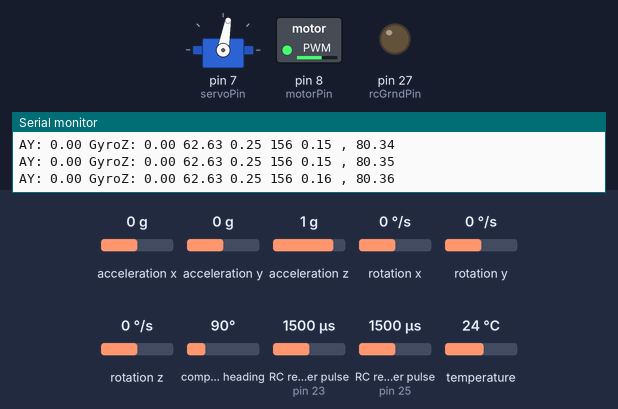
A sketch run on a simulated Arduino Mega 2560, built with avr-gcc and run on an emulated ATmega2560. Parts: servo, switched loads named in the sketch (green lamp = pin HIGH), output pins drawn as LEDs (lit = HIGH), the last lines printed to the serial monitor. Wiring (inferred from the names in the program): 2 × RC receiver channel: data pin 23 / data pin 25. The inputs (shaded band) are chosen by the test bench; at power-on: rotation z 0 °/s, RC receiver pulse (sensors on pin 25, pin 23) 1500 µs, acceleration x 0 g, acceleration y 0 g, acceleration z 1 g, rotation x 0 °/s, rotation y 0 °/s, compass heading 90°, temperature 24 °C. Storage starts empty.

Above: at 1.2 s.
1.3 s: rotation z set to -192 °/s
At 1.62 s:
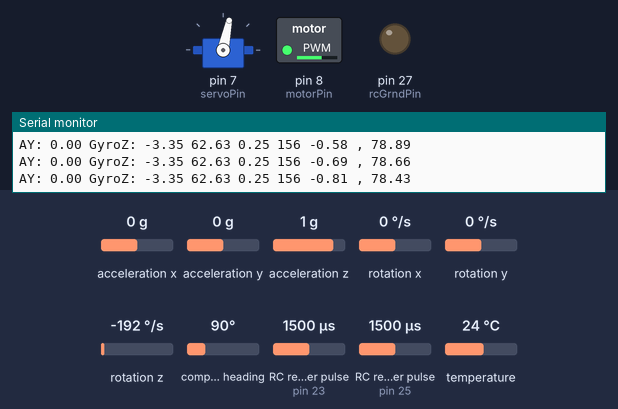
4.3 s: RC receiver pulse (sensor on pin 25) set to 1750 µs
7.3 s: RC receiver pulse (sensor on pin 23) set to 1020 µs
At 8.4 s:
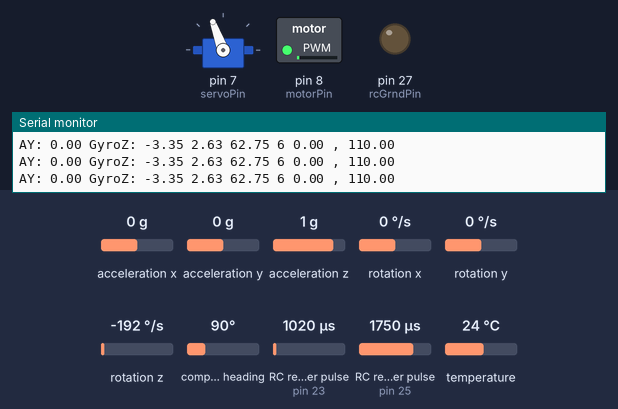
8.8 s: RC receiver pulse (sensor on pin 23) set to 1250 µs
At 10.0 s:
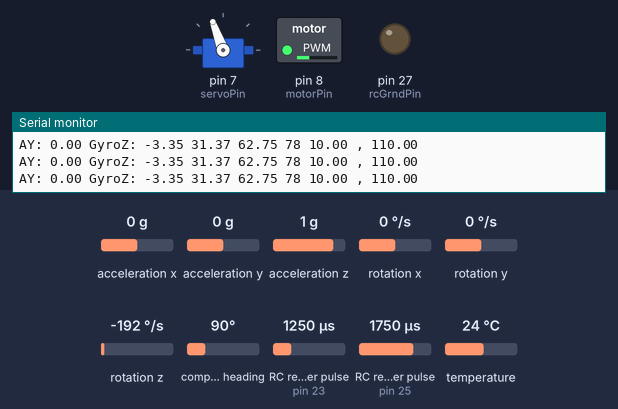
10.3 s: RC receiver pulse (sensor on pin 25) set to 1500 µs
At 13.12 s:
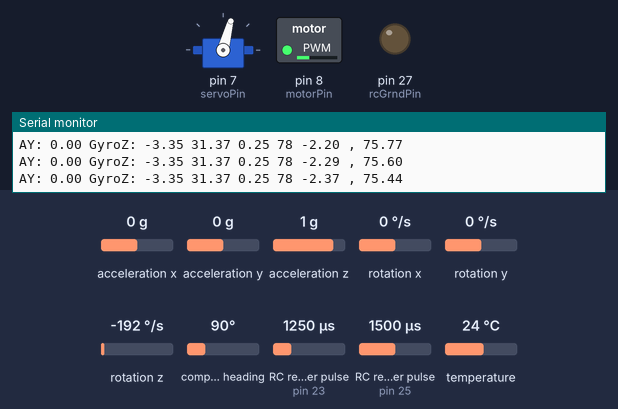
13.3 s: RC receiver pulse (sensor on pin 23) set to 1750 µs
At 16.8 s:
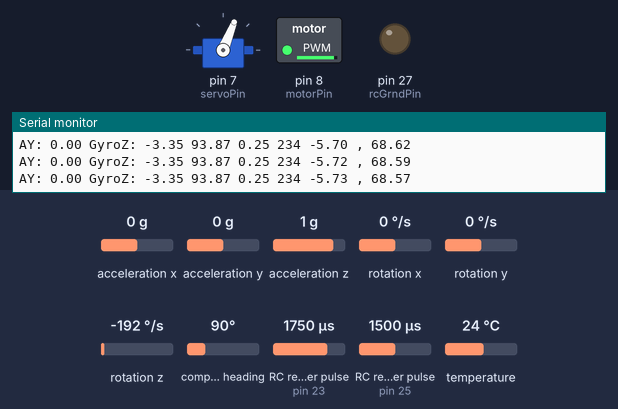
Timing chart, 0 to 19.5 s (numbered marks = the images above; inputs shaded):
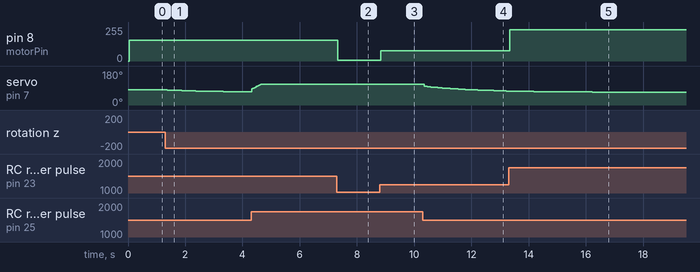

The sketch:

PlatoonLeadCarV3.ino
```cpp
// BDK:ESE421:2018C
// Platoon Project Lead Car!
//
#include <Wire.h>
#include <Adafruit_LSM9DS1.h>
#include <Adafruit_Sensor.h>
#include <Servo.h>
#include <SPI.h>
#include <SD.h>

#define servoPin 7 // pin for servo signal
#define rcSteeringPin 25
#define rcThrottlePin 23
#define rcGrndPin 27
#define sdSelectPin 49
#define motorPin 8 // PWM for motor

//
// LSM9DS1 9-DOF with I2C
//
Adafruit_LSM9DS1 lsm = Adafruit_LSM9DS1();
//
// servo
//
Servo steeringServo;
float servoBiasDeg = 80.0;

void setup() {
    Serial.begin(115200);
    Serial.println("PlatoonLeadCar");
//
// IMU
//
  if (!lsm.begin())
  {
    Serial.println("Oops ... unable to initialize the LSM9DS1. Check your wiring!");
    while (1);
  }
  Serial.println("Found LSM9DS1 9DOF");
  lsm.setupAccel(lsm.LSM9DS1_ACCELRANGE_2G);
  lsm.setupMag(lsm.LSM9DS1_MAGGAIN_4GAUSS);
  lsm.setupGyro(lsm.LSM9DS1_GYROSCALE_245DPS);

//
//  set up SD card data log
//
    if (!SD.begin(sdSelectPin)) {
        Serial.println("SD Card fail");
        while(1);
    }
    File dataFile = SD.open("leadCar.csv", FILE_WRITE);
    if (dataFile) {
       dataFile.println("Time [ms] , Gyro Z [deg/sec] , Accel Y [m/s/s] , RC Throttle [pct] , RC Steering [pct] , Motor PWM [byte] , Servo Angle [deg]");
       dataFile.close();
    }

//
//  set up the rc control pins
//
    pinMode(rcGrndPin,OUTPUT); digitalWrite(rcGrndPin,LOW);
    pinMode(rcSteeringPin,INPUT);
    pinMode(rcThrottlePin,INPUT);
//
//  make the motors not spin
//
    pinMode(motorPin,OUTPUT);
    analogWrite(motorPin,0);
//
//  connect the steering servo
//  send bias
//
    steeringServo.attach(servoPin);
    steeringServo.write(servoBiasDeg);
}

//////////////////////////////////////////////////////////////////
void loop() {
//
// IMU
//
  lsm.read();
  sensors_event_t a, m, g, temp;
  lsm.getEvent(&a, &m, &g, &temp);
  Serial.print("AY: "); Serial.print(a.acceleration.y);
  Serial.print(" GyroZ: "); Serial.print(g.gyro.z); Serial.print(" ");
//
//  read the RC commands
//
    unsigned long rcThrottleT = 0;
    unsigned long rcSteeringT = 0;
    rcThrottleT = pulseIn(rcThrottlePin,HIGH);
    rcSteeringT = pulseIn(rcSteeringPin,HIGH);
    float rcThrottlePct = constrain((rcThrottleT-1000.0)/8.0,0.0,100.0);
    float rcSteeringPct = constrain((rcSteeringT-1500.0)/4.0,-100.0,100.0);
    Serial.print(rcThrottlePct); Serial.print(" ");
    Serial.print(rcSteeringPct); Serial.print(" ");
//
//  set motor command
//  estimate the corresponding speed of the car
//
    byte motorPWM = constrain(2.5*rcThrottlePct,0,255);
    analogWrite(motorPin,motorPWM);
    Serial.print(motorPWM);
    Serial.print(" ");
    float estimatedV = constrain(0.6*(motorPWM - 50),10,120); // cm/sec
//
//  generate a commanded response--how fast do we want the car to turn
//  estimate the control required to make it turn that fast
//
    float commandedPsiDot = 0.7*rcSteeringPct;  // desired turn rate in deg/sec
    float servoEstimateDeg = commandedPsiDot*(17.0/estimatedV); // feed-forward steering to get desired turn rate
//
//  psi_error = washout of integrated yaw rate error
//  (also, reset when car not moving so you can pick up and rotate)
//
    static float psi_error = 0.0;
    static float millisLast = millis();
    float tauPsi = 2.0; // washout time constant, in seconds
    psi_error += (-(1/tauPsi)*psi_error + (commandedPsiDot + g.gyro.z))*(millis() - millisLast)*0.001;
    millisLast = millis();
    psi_error = constrain(psi_error,-10,10); // don't let the heading error get too big -- it might cause problems
    if (rcThrottlePct < 5) psi_error = 0.0; // reset the heading error when we aren't moving
    Serial.print(psi_error); Serial.print(" , ");

    float Kpsi = 2.0;
    float servoAngleDeg = constrain(servoBiasDeg+servoEstimateDeg+Kpsi*psi_error,servoBiasDeg-30,servoBiasDeg+30);
    steeringServo.write(servoAngleDeg);
    Serial.print(servoAngleDeg); Serial.print(" ");
//
//  log the data if throttle is on
//
    if (rcThrottlePct > 5) {
        File dataFile = SD.open("leadCar.csv", FILE_WRITE);
        if (dataFile) {
           dataFile.print(millis()); dataFile.print(" , ");
           dataFile.print(g.gyro.z); dataFile.print(" , ");
           dataFile.print(a.acceleration.y); dataFile.print(" , ");
           dataFile.print(rcThrottlePct); dataFile.print(" , ");
           dataFile.print(rcSteeringPct); dataFile.print(" , ");
           dataFile.print(motorPWM); dataFile.print(" , ");
           dataFile.println(servoAngleDeg);
           dataFile.close();
        }
    }
//
//  finish the dump of information to the Serial monitor
//
    Serial.println();
//
//  reading the RC commands will cause effective pause of 20+ ms
//  so we don't really need a pause here...
//
    delay(1);
}
```

Measured:
- after the input at 1.3 s, servo on pin 7 (servoPin): moves from 80° to 70° over 2.4 s, starting after 0.07 s
- after the input at 7.3 s, pin 8 (motorPin): 156/255 → 6/255 at once
- after the input at 8.8 s, pin 8 (motorPin): 6/255 → 78/255 at once
- after the input at 10.3 s, servo on pin 7 (servoPin): moves from 110° to 74° over 2.9 s, starting after 0.05 s
- after the input at 13.3 s, pin 8 (motorPin): 78/255 → 234/255 at once
